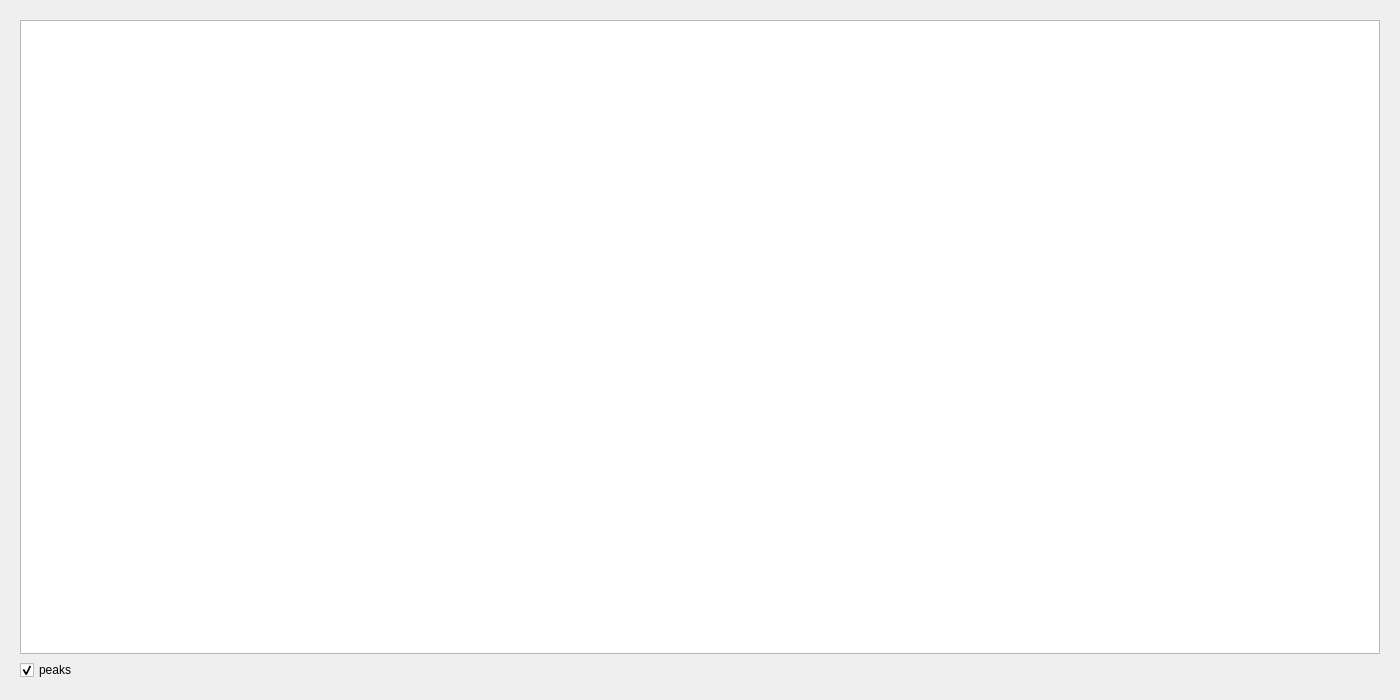
<?xml version="1.0" encoding="UTF-8"?>
<ui version="4.0">
 <class>Form</class>
 <widget class="QWidget" name="Form">
  <property name="geometry">
   <rect>
    <x>0</x>
    <y>0</y>
    <width>1400</width>
    <height>700</height>
   </rect>
  </property>
  <property name="windowTitle">
   <string>Form</string>
  </property>
  <layout class="QVBoxLayout" name="verticalLayout">
   <item>
    <widget class="CContextFrame" name="CContextFrame_CaptureTab_rawBuf0_FFT">
     <layout class="QVBoxLayout" name="verticalLayout_2">
      <item>
       <widget class="CStaticPlot" name="CStaticPlot_Capture_rawBuf0_FFT">
        <property name="minimumSize">
         <size>
          <width>500</width>
          <height>200</height>
         </size>
        </property>
        <property name="styleSheet">
         <string notr="true"/>
        </property>
        <property name="backgroundBrush">
         <brush brushstyle="SolidPattern">
          <color alpha="255">
           <red>0</red>
           <green>0</green>
           <blue>0</blue>
          </color>
         </brush>
        </property>
        <property name="foregroundBrush">
         <brush brushstyle="NoBrush">
          <color alpha="255">
           <red>0</red>
           <green>0</green>
           <blue>0</blue>
          </color>
         </brush>
        </property>
        <property name="interactive">
         <bool>true</bool>
        </property>
        <property name="renderHints">
         <set>QPainter::TextAntialiasing</set>
        </property>
        <property name="dragMode">
         <enum>QGraphicsView::NoDrag</enum>
        </property>
        <property name="cacheMode">
         <set>QGraphicsView::CacheBackground</set>
        </property>
        <property name="transformationAnchor">
         <enum>QGraphicsView::NoAnchor</enum>
        </property>
        <property name="plotTitle" stdset="0">
         <string notr="true">rawBuf0_FFT</string>
        </property>
        <property name="gridOrientation" stdset="0">
         <enum>StaticPlotWidget::Both</enum>
        </property>
        <property name="showLegend" stdset="0">
         <bool>false</bool>
        </property>
        <property name="layerIDs" stdset="0">
         <stringlist/>
        </property>
        <property name="axisLabels" stdset="0">
         <string>{&quot;bottom&quot;: &quot;frequency (kHz)&quot;, &quot;right&quot;: &quot;amplitude&quot;, &quot;top&quot;: &quot;frequency (kHz)&quot;, &quot;left&quot;: &quot;amplitude&quot;}</string>
        </property>
        <property name="axisRanges" stdset="0">
         <string>{&quot;x&quot;: &quot;auto&quot;, &quot;y&quot;: &quot;auto&quot;}</string>
        </property>
        <property name="replaceDataItemPenColor" stdset="0">
         <color>
          <red>255</red>
          <green>255</green>
          <blue>255</blue>
         </color>
        </property>
        <property name="replaceDataItemPenWidth" stdset="0">
         <number>1</number>
        </property>
        <property name="replaceDataItemSymbol" stdset="0">
         <enum>StaticPlotWidget::NoSymbol</enum>
        </property>
        <property name="curves" stdset="0">
         <stringlist/>
        </property>
       </widget>
      </item>
      <item>
       <layout class="QHBoxLayout" name="horizontalLayout">
        <item>
         <widget class="QCheckBox" name="checkBox_one">
          <property name="styleSheet">
           <string notr="true"/>
          </property>
          <property name="text">
           <string>peaks</string>
          </property>
          <property name="checked">
           <bool>true</bool>
          </property>
         </widget>
        </item>
        <item>
         <spacer name="horizontalSpacer">
          <property name="orientation">
           <enum>Qt::Horizontal</enum>
          </property>
          <property name="sizeHint" stdset="0">
           <size>
            <width>40</width>
            <height>20</height>
           </size>
          </property>
         </spacer>
        </item>
       </layout>
      </item>
     </layout>
    </widget>
   </item>
  </layout>
 </widget>
 <customwidgets>
  <customwidget>
   <class>StaticPlotWidget</class>
   <extends>QGraphicsView</extends>
   <header>accwidgets.graph</header>
  </customwidget>
  <customwidget>
   <class>CContextFrame</class>
   <extends>QFrame</extends>
   <header>comrad.widgets.containers</header>
   <container>1</container>
  </customwidget>
  <customwidget>
   <class>CStaticPlot</class>
   <extends>StaticPlotWidget</extends>
   <header>comrad.widgets.graphs</header>
  </customwidget>
 </customwidgets>
 <resources/>
 <connections/>
</ui>
